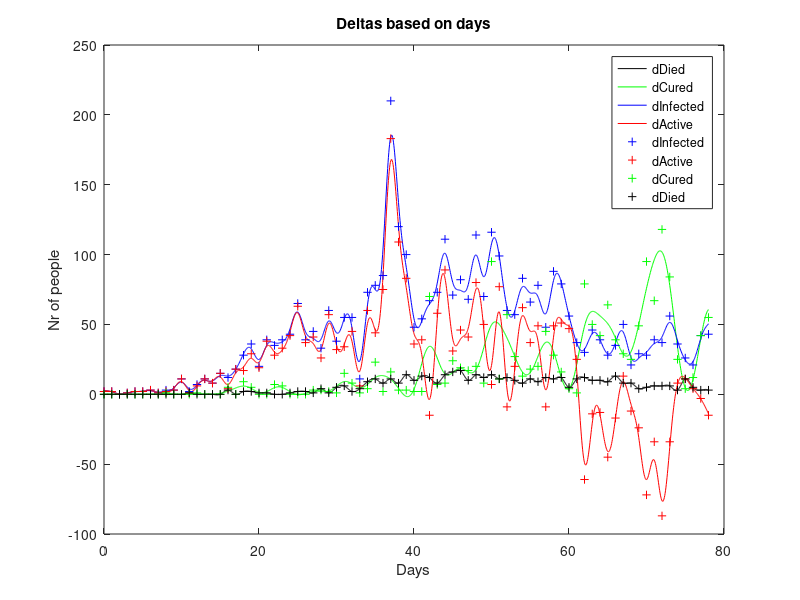
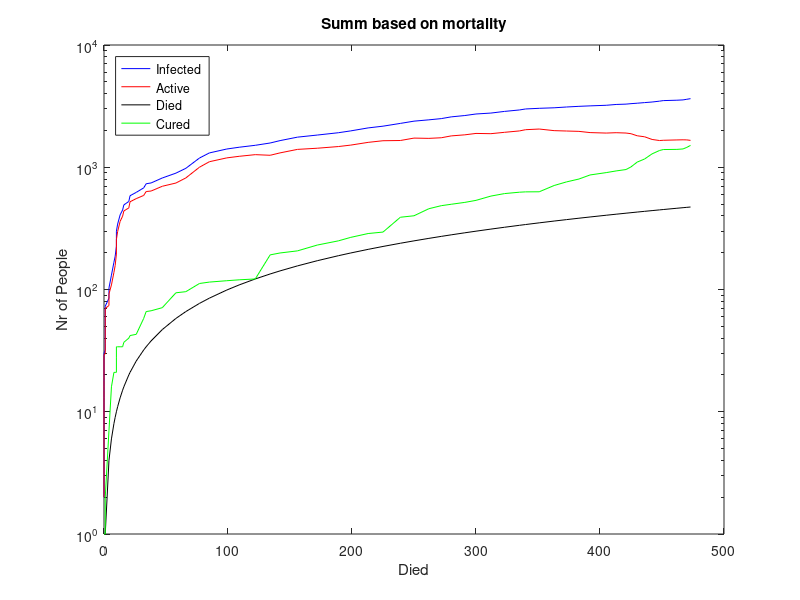
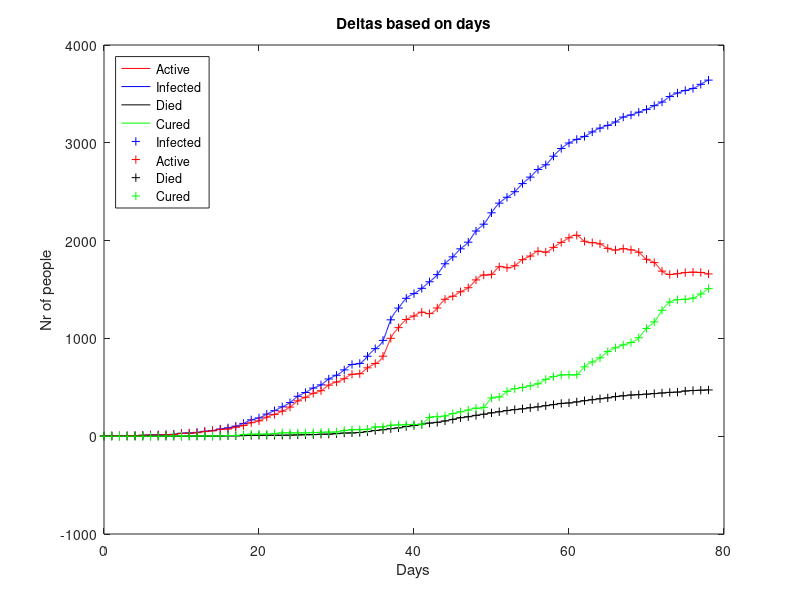

Write the MATLAB code that produced these figures, in order.
# THIS IS AN EXAMPLE PROJECT FOR OCTAVE and matlab.
# you can download octave (free) from : https://www.gnu.org/software/octave/download.html
# To update the adat.csv file, you can downloaded raw datas best from:
# "https://hu.wikipedia.org/wiki/2020-as_COVID%E2%80%9319-koronav%C3%ADrus-j%C3%A1rv%C3%A1ny_Magyarorsz%C3%A1gon"
# First fix the unicode '-' at the first row, or any other typos :( manually... 

#used packages
pkg load signal;
pkg load data-smoothing;

# Open Input csv file
fin = fopen('adat.csv', 'rt');
Inputs= textscan(fin, '%s %f %f %f %f %f %f %f %f',
  'Delimiter', "\t", 'CollectOutput', 1, 'HeaderLines', 1);
fclose(fin);
DateFormatIn='yyyy-mm-dd';
StartDate= datenum(Inputs{1}(1,1), DateFormatIn);

#convert 2D array to 1D arrays
Datums = [datenum(Inputs{1})-StartDate];
ActiveInfected = Inputs{2}(:, 1);
Died = Inputs{2}(:, 2);
Cured = Inputs{2}(:, 3);
SummInfected = Inputs{2}(:, 4);
DActiveInfected = Inputs{2}(:, 5);
DDied = Inputs{2}(:, 6);
DCured = Inputs{2}(:, 7);
DInfected = Inputs{2}(:, 8);

#interpolation
inputrows=rows(Datums)-1
t=0:inputrows;
iX=[0:0.05:inputrows]
intpmode="spline"
#intpmode="pchip"
iSummInfected= interp1( t, SummInfected, iX, intpmode);
iAInf=interp1( t, ActiveInfected, iX, intpmode);
iDied=interp1( t, Died, iX, intpmode);
iCured=interp1( t, Cured, iX, intpmode);
iDAInf=interp1( t, DActiveInfected, iX, intpmode);
iDDied=interp1( t, DDied, iX, intpmode);
iDCured=interp1( t, DCured, iX, intpmode);
iDInfected=interp1( t, DInfected, iX, intpmode);

#filter
#{
fc = 100; % Cut-off frequency (Hz)
fs = 1321; % Sampling rate (Hz)
order = 5; % Filter order
[B,A] = butter(order,2*fc/fs); % [0:pi] maps to [0:1] here
[sos,g] = tf2sos(B,A)
Bs = sos(:,1:3); % Section numerator polynomials
As = sos(:,4:6); % Section denominator polynomials
iDAInf= filter(Bs, As, iDAInf);
#}
[iDCured2, lambda]= regdatasmooth(iX, iDCured,"d",4,"stdev",1e+1,"midpointrule");
[iDAInf2, lambda]= regdatasmooth(iX, iDAInf,"d",2,"stdev",5e+0,"midpointrule");
[iDInfected2, lambda]= regdatasmooth(iX, iDInfected,"d",2,"stdev",5e+0,"midpointrule");
#K=1341;
#iAInf=interpft( ActiveInfected, K);
#iCured=interpft( DCured, K);

#display curves
close all;
#figure 1
plot(iX, iDDied, 'k;dDied;');
title('Deltas based on days'), xlabel('Days'), ylabel('Nr of people');
hold on;
plot(iX, iDCured2, 'g;dCured;');
plot(iX, iDInfected2, 'b;dInfected;');
plot(iX, iDAInf2, 'r;dActive;');
plot(Datums, DInfected, '+b;dInfected;');
plot(Datums, DActiveInfected, '+r;dActive;');
plot(Datums, DCured, '+g;dCured;');
plot(Datums, DDied, '+k;dDied;');
hold off;
print -djpg 'figure1.jpg'
#

#figure 2
figure;
semilogy(Died, SummInfected, 'b;Infected;');
title('Summ based on mortality'), xlabel('Died'), ylabel('Nr of People');
hold on;
semilogy(Died, ActiveInfected, 'r;Active;');
semilogy(Died, Died, 'k;Died;');
semilogy(Died, Cured , 'g;Cured;');
hold off;
legend("location", "northwest");
print -djpg 'figure2.jpg'
#

#figure 3
figure;
plot(iX, iAInf, 'r;Active;');
title('Deltas based on days'), xlabel('Days'), ylabel('Nr of people');
hold on;
plot(iX, iSummInfected, 'b;Infected;');
plot(iX, iDied, 'k;Died;');
plot(iX, iCured, 'g;Cured;');
plot(Datums, SummInfected, '+b;Infected;');
plot(Datums, ActiveInfected, '+r;Active;');
plot(Datums, Died, '+k;Died;');
plot(Datums, Cured, '+g;Cured;');
legend("location", "northwest");
print -djpg 'figure3.jpg'
hold off;
#